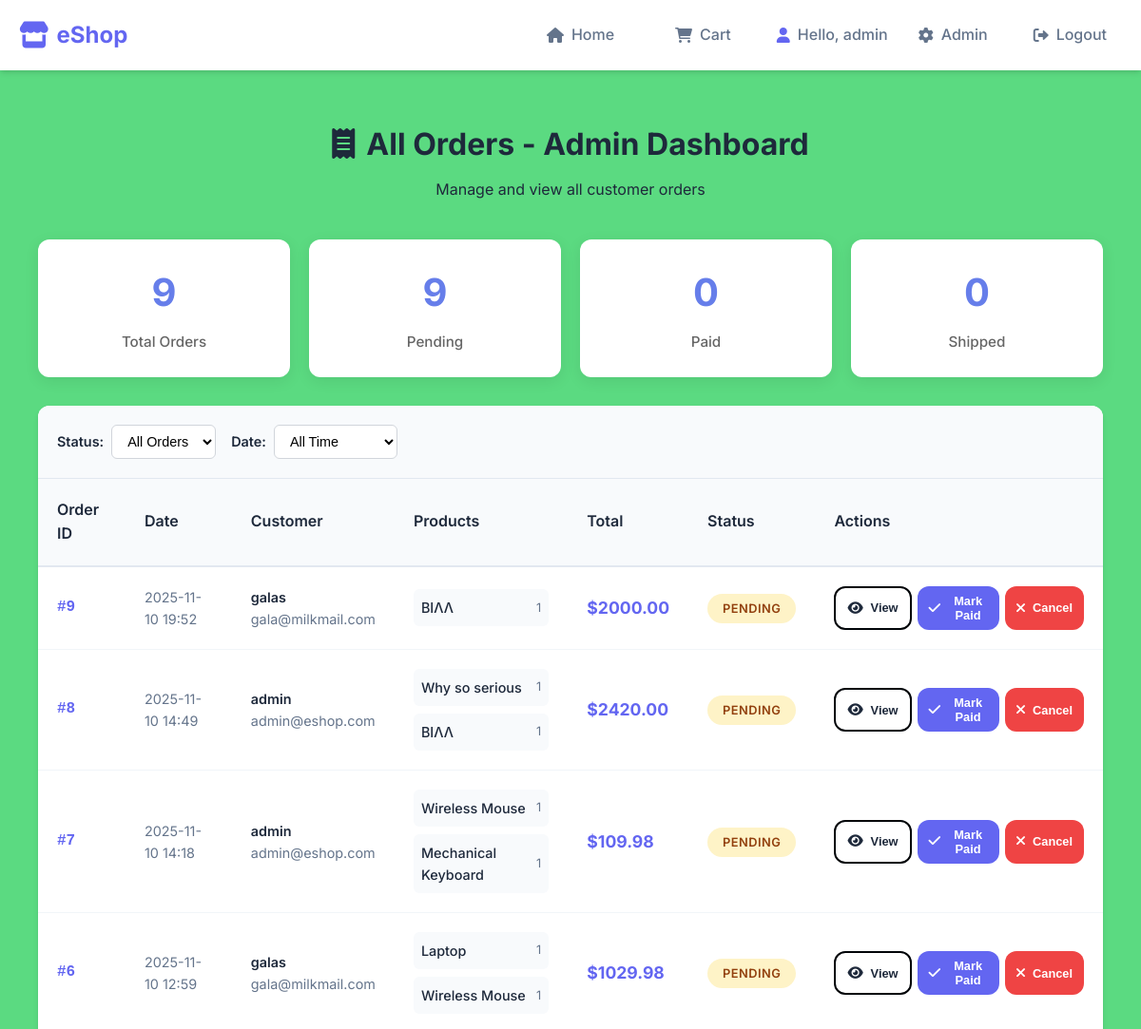
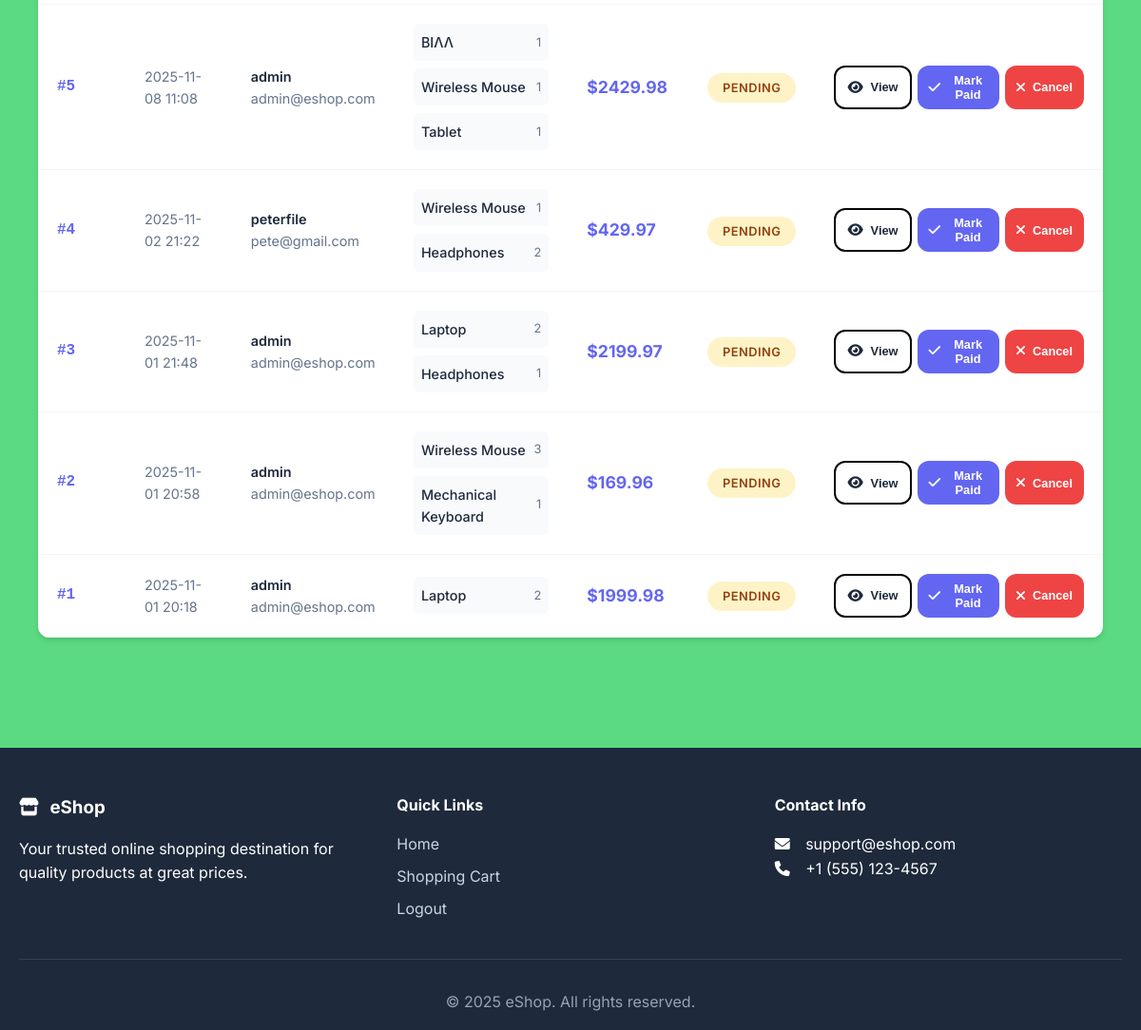
/orders (signed in), run on the app's committed database (2 pictures, top to bottom).
### tables this page shows
CREATE TABLE orders(
            order_id INTEGER PRIMARY KEY AUTOINCREMENT,
            user_id INTEGER NOT NULL,
            total DECIMAL(10, 2) NOT NULL,
            status TEXT CHECK(status IN ('pending','paid','shipped','cancelled')) DEFAULT 'pending',
            created_at TIMESTAMP DEFAULT CURRENT_TIMESTAMP,
            FOREIGN KEY(user_id) REFERENCES users(user_id)
        );

### app.py (the view, shortened to what this page needs)
@app.route('/orders')
@login_required
def user_orders():
    try:
        with get_cursor() as cur:
            if session['role'] == 'admin':
                cur.execute("""
                    SELECT o.*,
                           u.username,
                           u.email,
                           GROUP_CONCAT(p.name || ' (x' || oi.quantity || ')') as product_names
                    FROM orders o
                    JOIN users u ON o.user_id = u.user_id
                    JOIN order_items oi ON o.order_id = oi.order_id
                    JOIN products p ON oi.product_id = p.product_id
                    GROUP BY o.order_id
                    ORDER BY o.created_at DESC
                """)
            orders = cur.fetchall()
        return render_template('orders.html', orders=orders)
    except Exception as e:
        flash(f"Error loading orders: {str(e)}", 'danger')
        return render_template('orders.html', orders=[])

### app.py (called while the page is built)
@app.context_processor
def utility_processor():
    def get_image_url(image_url):
        if not image_url:
            return url_for('static', filename='images/placeholder.png')
        if image_url.startswith('uploads/'):
            return url_for('static', filename=image_url)
        return image_url
    return dict(get_image_url=get_image_url)

def get_db():
    db = getattr(g, '_database', None)
    if db is None:
        db = g._database = sqlite3.connect(DATABASE)
        db.row_factory = sqlite3.Row
    return db

@app.teardown_appcontext
def close_connection(exception):
    db = getattr(g, '_database', None)
    if db is not None:
        db.close()

@contextmanager
def get_cursor():
    db = get_db()
    cursor = db.cursor()
    try:
        yield cursor
        db.commit()
    except Exception as e:
        db.rollback()
        raise e
    finally:
        cursor.close()

def login_required(f):
    @wraps(f)
    def decorated_function(*args, **kwargs):
        if 'user_id' not in session:
            flash('Please log in to access this page', 'warning')
            return redirect(url_for('login', next=request.url))
        return f(*args, **kwargs)
    return decorated_function

### templates/orders.html (shortened to what this page needs)
{% extends "base.html" %}
{% block content %}
<div class="orders-page">
    <div class="orders-header">
        <h1><i class="fas fa-receipt"></i>
            {% if session.role == 'admin' %}
                All Orders - Admin Dashboard
            {% else %}
                My Orders
            {% endif %}
        </h1>
        <p>
            {% if session.role == 'admin' %}
                Manage and view all customer orders
            {% else %}
                View your order history and track your purchases
            {% endif %}
        </p>
    </div>
    {% if session.role == 'admin' %}
    <div class="orders-stats">
        <div class="order-stat">
            <div class="stat-number">{{ orders|length }}</div>
            <div class="stat-label">Total Orders</div>
        </div>
        <div class="order-stat">
            <div class="stat-number">{{ orders|selectattr('status', 'equalto', 'pending')|list|length }}</div>
            <div class="stat-label">Pending</div>
        </div>
        <div class="order-stat">
            <div class="stat-number">{{ orders|selectattr('status', 'equalto', 'paid')|list|length }}</div>
            <div class="stat-label">Paid</div>
        </div>
        <div class="order-stat">
            <div class="stat-number">{{ orders|selectattr('status', 'equalto', 'shipped')|list|length }}</div>
            <div class="stat-label">Shipped</div>
        </div>
    </div>
    {% endif %}
    {% if orders %}
        <div class="orders-container">
            <div class="orders-filter">
                <div class="filter-options">
                    <div class="filter-group">
                        <label for="statusFilter">Status:</label>
                        <select id="statusFilter" class="filter-select">
                            <option value="all">All Orders</option>
                        </select>
                    </div>
                    <div class="filter-group">
                        <label for="dateFilter">Date:</label>
                        <select id="dateFilter" class="filter-select">
                            <option value="all">All Time</option>
                        </select>
                    </div>
                </div>
            </div>
            <table class="orders-table">
                <thead>
                    <tr>
                        <th>Order ID</th>
                        <th>Date</th>
                        {% if session.role == 'admin' %}
                        <th>Customer</th>
                        {% endif %}
                        <th>Products</th>
                        <th>Total</th>
                        <th>Status</th>
                        <th>Actions</th>
                    </tr>
                </thead>
                <tbody>
                    {% for order in orders %}
                        <tr>
                            <td class="order-id">#{{ order.order_id }}</td>
                            <td>
                                <div class="order-date">{{ order.created_at[:16] }}</div>
                            </td>
                            {% if session.role == 'admin' %}
                            <td>
                                <div class="customer-info">
                                    <div class="customer-name">{{ order.username }}</div>
                                    <div>{{ order.email }}</div>
                                </div>
                            </td>
                            {% endif %}
                            <td class="order-products">
                                <div class="order-product-list">
                                    {% if order.product_names %}
                                        {% for product_info in order.product_names.split(',') %}
                                            <div class="order-product-item">
                                                <span class="order-product-name">{{ product_info.split('(x')[0].strip() }}</span>
                                                <span class="order-product-quantity">{{ product_info.split('(x')[1].replace(')', '').strip() if '(x' in product_info else 'x1' }}</span>
                                            </div>
                                        {% endfor %}
                                    {% else %}
                                        <span>No products</span>
                                    {% endif %}
                                </div>
                            </td>
                            <td class="order-total">${{ "%.2f"|format(order.total) }}</td>
                            <td>
                                <span class="order-status status-{{ order.status }}">{{ order.status|title }}</span>
                            </td>
                            <td>
                                {% if session.role == 'admin' %}
                                <div class="admin-actions">
                                    <button class="btn btn-sm btn-outline btn-order-action" onclick="viewOrderDetails({{ order.order_id }})">
                                        <i class="fas fa-eye"></i> View
                                    </button>
                                    {% if order.status == 'pending' %}
                                    <button class="btn btn-sm btn-primary btn-order-action" onclick="updateOrderStatus({{ order.order_id }}, 'paid')">
                                        <i class="fas fa-check"></i> Mark Paid
                                    </button>
                                    {% elif order.status == 'paid' %}
                                    <button class="btn btn-sm btn-success btn-order-action" onclick="updateOrderStatus({{ order.order_id }}, 'shipped')">
                                        <i class="fas fa-shipping-fast"></i> Ship
                                    </button>
                                    {% endif %}
                                    {% if order.status != 'cancelled' %}
                                    <button class="btn btn-sm btn-danger btn-order-action" onclick="updateOrderStatus({{ order.order_id }}, 'cancelled')">
                                        <i class="fas fa-times"></i> Cancel
                                    </button>
                                    {% endif %}
                                </div>
                                {% endif %}
                            </td>
                        </tr>
                    {% endfor %}
                </tbody>
            </table>
        </div>
    {% endif %}
</div>
{% endblock %}

### static/css/style.css (style rules this page uses)
:root { --primary-color: #6366f1; --primary-dark: #4f46e5; --secondary-color: #679e0f; --accent-color: #10b981; --text-dark: #1e293b; --text-light: #64748b; --border-color: #000408; --shadow: 0 4px 6px -1px rgba(0, 0, 0, 0.1), 0 2px 4px -1px rgba(0, 0, 0, 0.06); --shadow-lg: 0 10px 15px -3px rgba(0, 0, 0, 0.1), 0 4px 6px -2px rgba(0, 0, 0, 0.05); --radius: 12px; --transition: all 0.3s ease; }
* { margin: 0; padding: 0; box-sizing: border-box; }
body { font-family: 'Inter', -apple-system, BlinkMacSystemFont, sans-serif; line-height: 1.6; color: var(--text-dark); background-color: #5bda81; }
.btn { display: inline-flex; align-items: center; justify-content: center; padding: 0.75rem 1.5rem; border: none; border-radius: var(--radius); font-weight: 600; text-decoration: none; cursor: pointer; transition: var(--transition); font-size: 0.9rem; gap: 0.5rem; }
.btn i { font-size: 0.9rem; }
.btn-primary { background: var(--primary-color); color: white; }
.btn-danger { background: #ef4444; color: white; }
.btn-outline { background: transparent; border: 2px solid var(--border-color); color: var(--text-dark); }
.btn-sm { padding: 0.5rem 1rem; font-size: 0.8rem; }
.nav-link, .btn, .product-card { transition: var(--transition); }

### templates/orders.html (style rules this page uses)
.orders-page { max-width: 1200px; margin: 0 auto; padding: 20px; }
.orders-header { text-align: center; margin-bottom: 40px; }
.orders-header h1 { color: var(--text-dark); margin-bottom: 10px; display: flex; align-items: center; justify-content: center; gap: 12px; }
.orders-stats { display: grid; grid-template-columns: repeat(auto-fit, minmax(200px, 1fr)); gap: 20px; margin-bottom: 30px; }
.order-stat { background: white; padding: 24px; border-radius: 12px; text-align: center; box-shadow: 0 4px 16px rgba(0,0,0,0.08); transition: transform 0.3s ease, box-shadow 0.3s ease; }
.stat-number { font-size: 2.5rem; font-weight: 700; color: #667eea; margin-bottom: 8px; }
.stat-label { color: #666; font-weight: 500; font-size: 0.95rem; }
.orders-container { background: white; border-radius: var(--radius); box-shadow: var(--shadow); overflow: hidden; }
.orders-table { width: 100%; border-collapse: collapse; }
.orders-table th { background: #f8fafc; padding: 20px; text-align: left; font-weight: 600; color: var(--text-dark); border-bottom: 2px solid #e2e8f0; }
.orders-table td { padding: 20px; border-bottom: 1px solid #f1f5f9; vertical-align: middle; }
.order-id { font-weight: 600; color: var(--primary-color); font-family: 'Courier New', monospace; }
.order-date { color: var(--text-light); font-size: 0.9rem; }
.order-products { max-width: 300px; }
.order-product-list { display: flex; flex-direction: column; gap: 8px; }
.order-product-item { display: flex; align-items: center; gap: 8px; padding: 8px; background: #f8fafc; border-radius: 6px; }
.order-product-name { font-weight: 500; color: var(--text-dark); font-size: 0.9rem; }
.order-product-quantity { color: var(--text-light); font-size: 0.8rem; margin-left: auto; }
.order-total { font-weight: 700; color: var(--primary-color); font-size: 1.1rem; }
.order-status { padding: 8px 16px; border-radius: 20px; font-size: 0.8rem; font-weight: 600; text-transform: uppercase; letter-spacing: 0.5px; }
.status-pending { background: #fef3c7; color: #92400e; }
.btn-order-action { padding: 8px 12px; font-size: 0.8rem; }
.orders-filter { background: #f8fafc; padding: 20px; border-bottom: 1px solid #e2e8f0; }
.filter-options { display: flex; gap: 16px; align-items: center; flex-wrap: wrap; }
.filter-group { display: flex; align-items: center; gap: 8px; }
.filter-group label { font-weight: 600; color: var(--text-dark); font-size: 0.9rem; }
.filter-select { padding: 8px 12px; border: 1px solid #d1d5db; border-radius: 6px; background: white; font-size: 0.9rem; }
.customer-info { font-size: 0.9rem; color: var(--text-light); }
.customer-name { font-weight: 600; color: var(--text-dark); }
.admin-actions { display: flex; gap: 6px; }

### data on the page
orders: order_id "9", created_at "2025-11-10 19:52", username "galas", email "gala@milkmail.com", split "ΒΙΛΛ", split "1", total "2000.00", status "PENDING"
orders: order_id "8", created_at "2025-11-10 14:49", username "admin", email "admin@eshop.com", split "Why so serious" "ΒΙΛΛ", split "1" "1", total "2420.00", status "PENDING"
orders: order_id "7", created_at "2025-11-10 14:18", username "admin", email "admin@eshop.com", split "Wireless Mouse" "Mechanical Keyboard", split "1" "1", total "109.98", status "PENDING"
orders: order_id "6", created_at "2025-11-10 12:59", username "galas", email "gala@milkmail.com", split "Laptop" "Wireless Mouse", split "1" "1", total "1029.98", status "PENDING"
orders: order_id "5", created_at "2025-11-08 11:08", username "admin", email "admin@eshop.com", split "ΒΙΛΛ" "Wireless Mouse" "Tablet", split "1" "1" "1", total "2429.98", status "PENDING"
orders: order_id "4", created_at "2025-11-02 21:22", username "peterfile", email "pete@gmail.com", split "Wireless Mouse" "Headphones", split "1" "2", total "429.97", status "PENDING"
orders: order_id "3", created_at "2025-11-01 21:48", username "admin", email "admin@eshop.com", split "Laptop" "Headphones", split "2" "1", total "2199.97", status "PENDING"
orders: order_id "2", created_at "2025-11-01 20:58", username "admin", email "admin@eshop.com", split "Wireless Mouse" "Mechanical Keyboard", split "3" "1", total "169.96", status "PENDING"
orders: order_id "1", created_at "2025-11-01 20:18", username "admin", email "admin@eshop.com", split "Laptop", split "2", total "1999.98", status "PENDING"

### other printed values
{{ session['username'] }} "admin"
{{ orders|length }} "9"
{{ orders|selectattr('status', 'equalto', 'pending')|list|length }} "9"
{{ orders|selectattr('status', 'equalto', 'paid')|list|length }} "0"
{{ orders|selectattr('status', 'equalto', 'shipped')|list|length }} "0"
